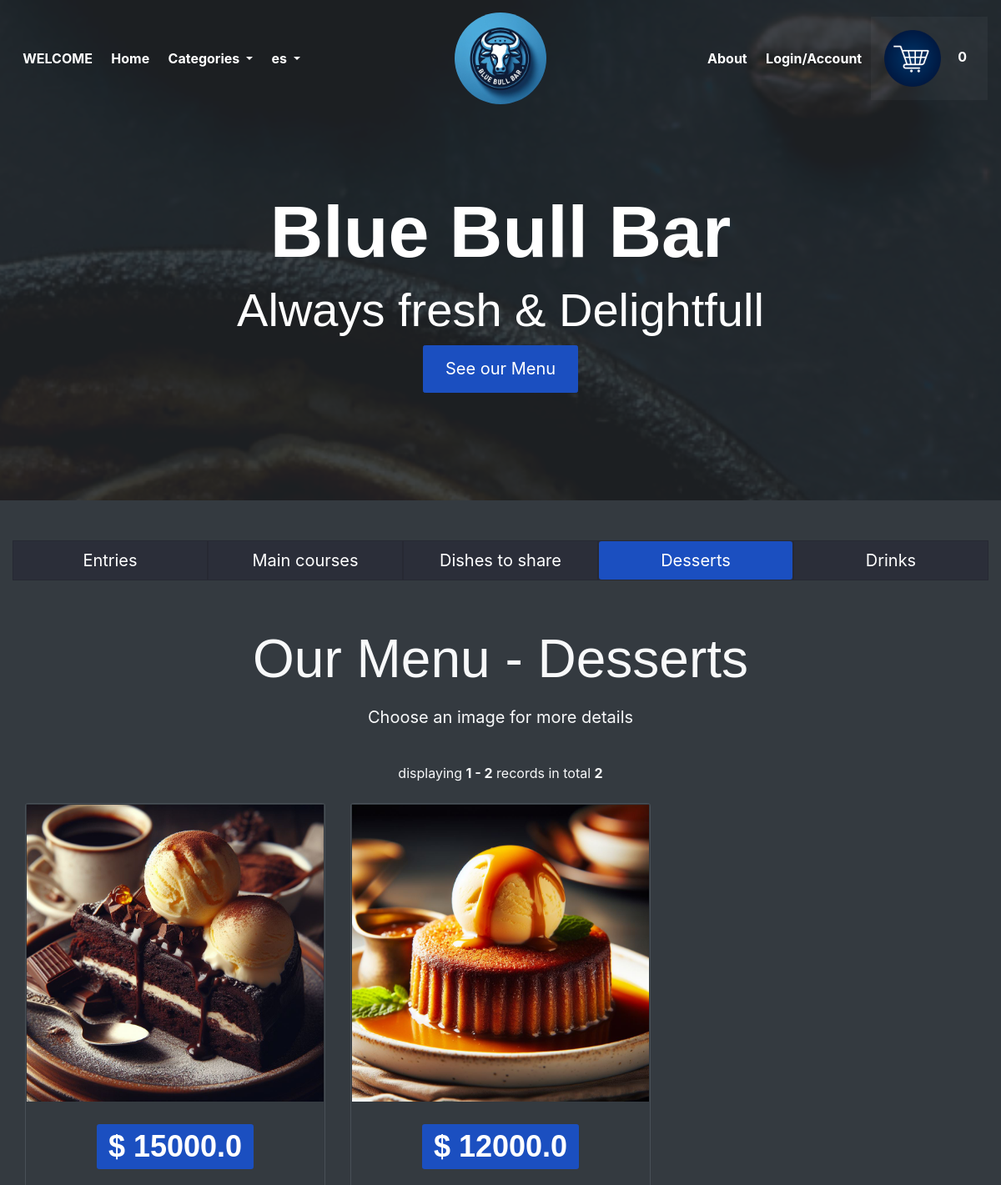
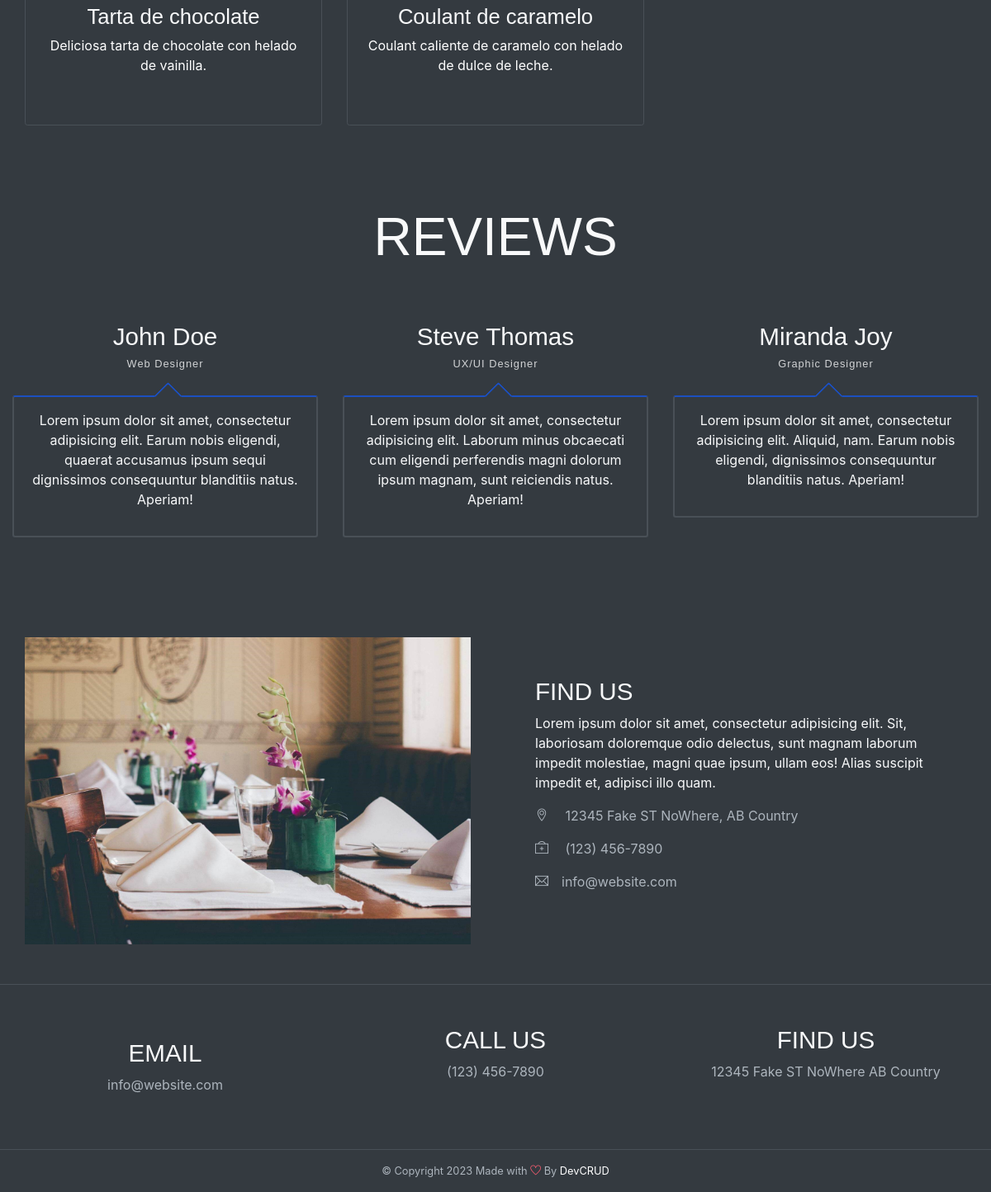
The page /categoria/Postre on the database its author committed (2 pictures, top to bottom).
### tables this page shows
CREATE TABLE Menu (
            id INTEGER PRIMARY KEY,
            nombre TEXT NOT NULL,
            descripcion TEXT,
            precio REAL NOT NULL,
            categoria TEXT NOT NULL,
            imagen TEXT NOT NULL
        );

### app/inicio/routes.py (the view)
@inicio_bp.route('/categoria/<categoria>')
def platos_por_categoria(categoria):
    page = request.args.get('page', 1, type=int)
    offset = (page - 1) * PER_PAGE
    menu=obtener_por_categoria(categoria,offset)
    total_items =obtener_total_menu(categoria)
    pagination = Pagination(page=page, total=total_items, per_page=PER_PAGE, bs_version=4,
        display_msg=_("Showing {start} - {end} of {total} total records"))
    if categoria=='Entrada':
        num_cat=1
        cat=_('Entries')
    elif categoria=='Principal':
        num_cat=2
        cat=_('Main Courses')
    elif categoria=='Compartir':
        num_cat=3
        cat=_('Dishes to Share')
    elif categoria=='Postre':
        num_cat=4
        cat=_('Desserts')
    elif categoria=='Bebida':
        num_cat=5
        cat=_('Drinks')
    else:
        abort(404)
    usuario=None
    if 'email' in session:
        email_usuario=session['email']
        usuario=obtener_por_email(email_usuario)
    cart=obtener_carrito()
    return render_template('inicio.html',usuario=usuario,categoria=cat,num_cat=num_cat,menu=menu, total_items_cart=cart.total_items(), pagination=pagination)

### app/__init__.py (called while the page is built)
def get_locale():
    return session.get('language', request.accept_languages.best_match(app.config['LANGUAGES']))

### app/models/cart.py (called while the page is built)
    def total_items(self):
        total=0
        for item in self.items:
            total+=item.cantidad
        return total

    def to_dict(self):
        return {
            'items': [
                {
                    'item_id': item.item_id,
                    'cantidad': item.cantidad,
                    'precio_cantidad': item.precio_cantidad
                }
                for item in self.items
            ]
        }

### app/services/cart.py (called while the page is built)
def obtener_carrito():
    if 'cart' not in session:
        cart = Cart()
        session['cart'] = cart.to_dict()
    else:
        cart = Cart.from_dict(session['cart'])
    return cart

### app/services/menu_service.py (called while the page is built)
def obtener_total_menu(opcion):
    try:
        db_path = current_app.config['DATABASE_URI'].replace('sqlite:///', '')
        conn = sqlite3.connect(db_path)
        cursor = conn.cursor()
        if opcion=='all':
            cursor.execute("SELECT COUNT(*) FROM Menu")
        else:
            cursor.execute(f"SELECT COUNT(*) FROM Menu where categoria='{opcion}'")
        total_items = cursor.fetchone()[0]
        conn.close()
        return total_items
    except Exception as e:
        print("Error al obtener el menu: ", str(e))
        raise e

def obtener_por_categoria(categoria,offset=0):
    db_path = current_app.config['DATABASE_URI'].replace('sqlite:///', '')
    conn = sqlite3.connect(db_path)
    cursor = conn.cursor()
    query = f"SELECT * FROM Menu WHERE categoria='{categoria}' LIMIT {PER_PAGE} OFFSET {offset}"
    cursor.execute(query)
    items = [MenuItem(*row) for row in cursor.fetchall()]
    conn.close()
    return items

### app/inicio/templates/inicio.html (shortened to what this page needs)
{% extends "base.html"%}
{% block content %}
<header id="home" class="header">
    <div class="overlay text-white text-center"><br><br>
        <h1 class="display-2 font-weight-bold  mt-5">Blue Bull Bar</h1>
        <h2 class="display-4 mb-2">{{_('Always fresh &amp; Delightfull')}}</h2>
        <a class="btn btn-lg btn-primary" href="#menu">{{_('See our Menu')}}</a>
    </div>
</header>
<div id="menu" class="container-fluid bg-dark text-light py-5 text-center wow fadeIn">
    <div class="row justify-content-center">
        <div class="col-sm-12 col-md-12 mb-5">
            <ul class="nav nav-pills nav-justified" id="pills-tab" role="tablist">
                <li class="nav-item"
                    style="font-size: 15pt; color: #fff; border: solid 0.1px rgba(0,0,0,0.1); background-color: #08032033; ">
                    <a class="nav-link {% if num_cat == 1 %}active{% endif %}"
                        href="{{url_for('inicio.platos_por_categoria', categoria='Entrada')}}">{{_('Entries')}}</a>
                </li>
                <li class="nav-item"
                    style="font-size: 15pt; color: #fff; border: solid 0.1px rgba(0,0,0,0.1); background-color: #08032033; ">
                    <a class="nav-link {% if num_cat == 2 %}active{% endif %}"
                        href="{{url_for('inicio.platos_por_categoria', categoria='Principal')}}">{{_('Main courses')}}</a>
                </li>
                <li class="nav-item"
                    style="font-size: 15pt; color: #fff; border: solid 0.1px rgba(0,0,0,0.1); background-color: #08032033; ">
                    <a class="nav-link {% if num_cat == 3 %}active{% endif %}"
                        href="{{url_for('inicio.platos_por_categoria', categoria='Compartir')}}">{{_('Dishes to share')}}</a>
                </li>
                <li class="nav-item"
                    style="font-size: 15pt; color: #fff; border: solid 0.1px rgba(0,0,0,0.1); background-color: #08032033; ">
                    <a class="nav-link {% if num_cat == 4 %}active{% endif %}"
                        href="{{url_for('inicio.platos_por_categoria', categoria='Postre')}}">{{_('Desserts')}}</a>
                </li>
                <li class="nav-item"
                    style="font-size: 15pt; color: #fff; border: solid 0.1px rgba(0,0,0,0.1); background-color: #08032033; ">
                    <a class="nav-link {% if num_cat == 5 %}active{% endif %}"
                        href="{{url_for('inicio.platos_por_categoria', categoria='Bebida')}}">{{_('Drinks')}}</a>
                </li>
            </ul>
        </div>
    </div>
    <div class="tab-content" id="pills-tabContent">
        <h2 class="section-title py-2">{{_('Our Menu')}} - {{categoria}}</h2>
        <p style="font-size: 15pt;">{{_('Choose an image for more details')}}</p>
        <br>
        <div class="tab-pane fade show active" id="foods" role="tabpanel" aria-labelledby="pills-home-tab">
            <div class="text-center">
                {{ pagination.info }}
            </div>
            <br>
            <div class="row gallary">
                {% for item_menu in menu %}
                <div class="col-md-4">
                    <div class="card bg-transparent border my-3 my-md-0">
                        <div class="gallary-item wow fadeIn">
                            {% if item_menu.imagen.startswith('http') %}
                            <img src="{{ item_menu.imagen }}" alt="template by DevCRID http://www.devcrud.com/"
                                class="rounded-0 card-img-top mg-responsive gallary-img">
                            {% else %}
                            <img src="{{ url_for('static', filename='img/menu/' + item_menu.imagen) }}"
                                alt="template by DevCRID http://www.devcrud.com/"
                                class="rounded-0 card-img-top mg-responsive gallary-img">
                            {% endif %}
                        </div>
                        <div class="card-body" style="height: 250px; overflow: hidden;">
                            <h1 class="text-center mb-4"><a href="#" class="badge badge-primary">$ {{ item_menu.precio
                                    }}</a></h1>
                            <h4 class="pt20 pb20">{{ item_menu.nombre }}</h4>
                            <p class="text-white">{{ item_menu.descripcion }}</p>
                        </div>
                    </div>
                </div>
                {% endfor %}
            </div>
        </div>
    </div>
</div>
<div id="testmonial" class="container-fluid wow fadeIn bg-dark text-light has-height-lg middle-items">
    <h2 class="section-title my-5 text-center">{{_('REVIEWS')}}</h2>
    <div class="row mt-3 mb-5">
        <div class="col-md-4 my-3 my-md-0">
            <div class="testmonial-card">
                <h3 class="testmonial-title">John Doe</h3>
                <h6 class="testmonial-subtitle">Web Designer</h6>
                <div class="testmonial-body">
                    <p>Lorem ipsum dolor sit amet, consectetur adipisicing elit. Earum nobis eligendi, quaerat
                        accusamus ipsum sequi dignissimos consequuntur blanditiis natus. Aperiam!</p>
                </div>
            </div>
        </div>
        <div class="col-md-4 my-3 my-md-0">
            <div class="testmonial-card">
                <h3 class="testmonial-title">Steve Thomas</h3>
                <h6 class="testmonial-subtitle">UX/UI Designer</h6>
                <div class="testmonial-body">
                    <p>Lorem ipsum dolor sit amet, consectetur adipisicing elit. Laborum minus obcaecati cum
                        eligendi perferendis magni dolorum ipsum magnam, sunt reiciendis natus. Aperiam!</p>
                </div>
            </div>
        </div>
        <div class="col-md-4 my-3 my-md-0">
            <div class="testmonial-card">
                <h3 class="testmonial-title">Miranda Joy</h3>
                <h6 class="testmonial-subtitle">Graphic Designer</h6>
                <div class="testmonial-body">
                    <p>Lorem ipsum dolor sit amet, consectetur adipisicing elit. Aliquid, nam. Earum nobis eligendi,
                        dignissimos consequuntur blanditiis natus. Aperiam!</p>
                </div>
            </div>
        </div>
    </div>
</div>
{% endblock %}

### rows shown on the page
Menu: imagen (picture), precio "15000.0", nombre "Tarta de chocolate", descripcion "Deliciosa tarta de chocolate con helado de vainilla."
Menu: imagen (picture), precio "12000.0", nombre "Coulant de caramelo", descripcion "Coulant caliente de caramelo con helado de dulce de leche."

### other values the page prints
{{ total_items_cart }} "0"
{{ categoria }} "Desserts"
{{ pagination.info }} "displaying 1 - 2 records in total 2"
